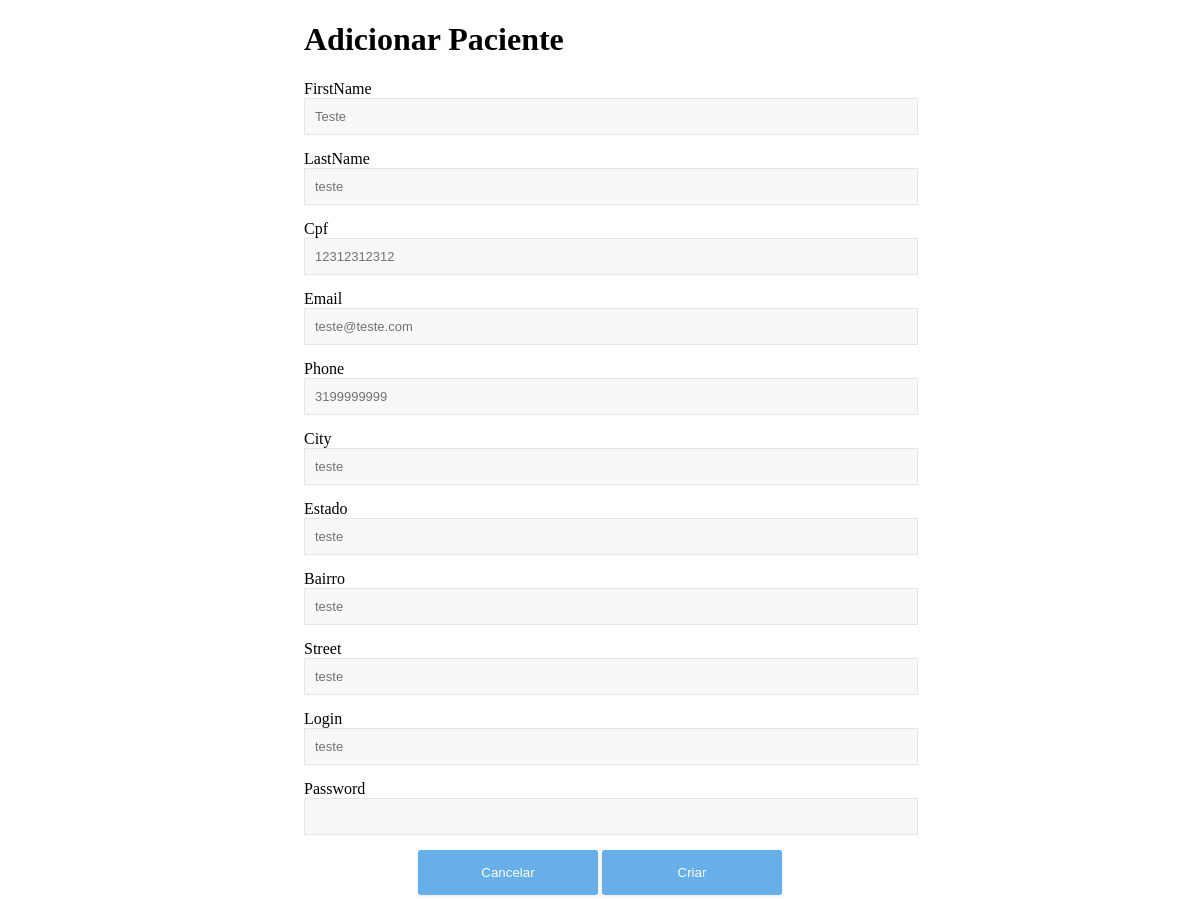
/patient/edit/4, run on the app's committed database.
### polls/models.py (models this page shows, shortened)
class Patient(models.Model):
	firstName = models.CharField(max_length=50)
	lastName = models.CharField(max_length=50)
	email = models.CharField(max_length=50)
	phone = models.CharField(max_length=14)
	city = models.CharField(max_length=20)
	estado = models.CharField(max_length=20)
	bairro = models.CharField(max_length=30)
	street = models.CharField(max_length=20)
	cpf = models.CharField(max_length=11)
	login = models.CharField(max_length=20)
	password = models.CharField(max_length=20)

### polls/views.py (the view)
# urls.py: url(r'^patient/edit/(?P<pk>\d+)$', views.PatientUpdate.as_view(), name='patient_edit'),
class PatientUpdate(SuccessMessageMixin, UpdateView):
    model = Patient
    success_message = 'Paciente editado com sucesso!'
    success_url = reverse_lazy('patient_list')
    form_class = PatientForm
    template_name = 'polls/Paciente/patient_form.html'

### polls/forms.py
class PatientForm(ModelForm):
    class Meta:
        model = Patient
        fields = ['firstName', 'lastName', 'cpf', 'email', 'phone', 'city', 'estado', 'bairro', 'street', 'login',
                  'password']
        widgets = {'cpf': TextInput(attrs={'pattern': '^(\d{11})$', 'title': 'Cpf válido com apenas os digitos'}),
                   'email': EmailInput(),
                   'phone': TextInput(attrs={'pattern': '^(\+\d{2})?(\d{10}(\d{1})?)$', 'title': '3199999999'}),
                   'login': TextInput(attrs={'autocomplete': 'new-login'}),
                   'password': PasswordInput(attrs={'autocomplete': 'new-password'})
                   }

### templates/polls/Paciente/patient_form.html (shortened to what this page needs)
<!DOCTYPE html>
<html>
<head>
    {% load static %}
	<link rel='stylesheet prefetch' href="{% static 'css/style.css' %}">
</head>
<body>
    <div class="container">
        <h1>Adicionar Paciente</h1>
        <form action="{{ action }}" method="post">{% csrf_token %}
            {% for field in form %}
                {{ field.label }}
                {{ field }}
            {% endfor %}
            <div class="center">
                <button type="button" onclick="window.location='{% url "patient_list" %}'" class="form-btn">Cancelar</button>
                <button type="submit" class="form-btn">Criar</button>
            </div>
        </form>
    </div>
</body>
</html>

### polls/static/css/style.css (style rules this page uses)
.center { display: block; margin: auto; text-align: center; }
input, select { width: 100%; padding: 10px; background:#f8f8f8; border:1px solid rgba(0, 0, 0, 0.075); margin-bottom:15px; color:#727272 !important; font-size:13px; -webkit-transition: all 0.4s; -moz-transition: all 0.4s; transition: all 0.4s; }
.form-btn { width:180px; height: auto; padding:15px; color:#fff; background:#66afe9; border:none; border-radius:3px; outline: none; -webkit-transition: all 0.3s; -moz-transition: all 0.3s; transition: all 0.3s; box-shadow: 0px 1px 4px rgba(0,0,0, 0.10); -moz-box-shadow: 0px 1px 4px rgba(0,0,0, 0.10); -webkit-box-shadow: 0px 1px 4px rgba(0,0,0, 0.10); }
.container { width: 50%; margin: auto; }

### data on the page
Patient: form "Teste" "teste" "12312312312" "teste@teste.com" "3199999999" "teste" "teste" "teste" "teste" "teste"

### other printed values
{{ field.label }} "FirstName" "LastName" "Cpf" "Email" "Phone" "City" "Estado" "Bairro" "Street" "Login" "Password"
